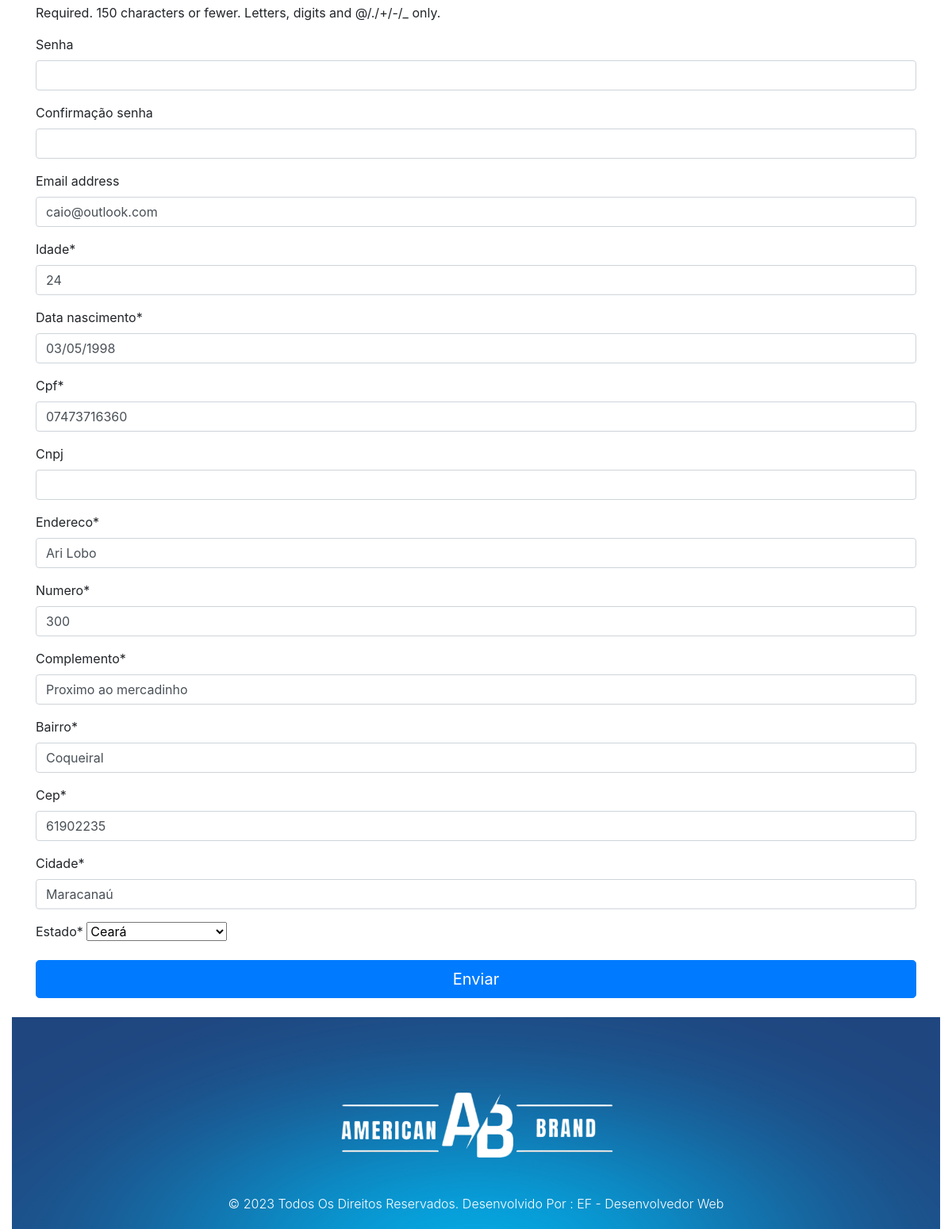
The app's page /perfil/ (signed in, lower part), older data.
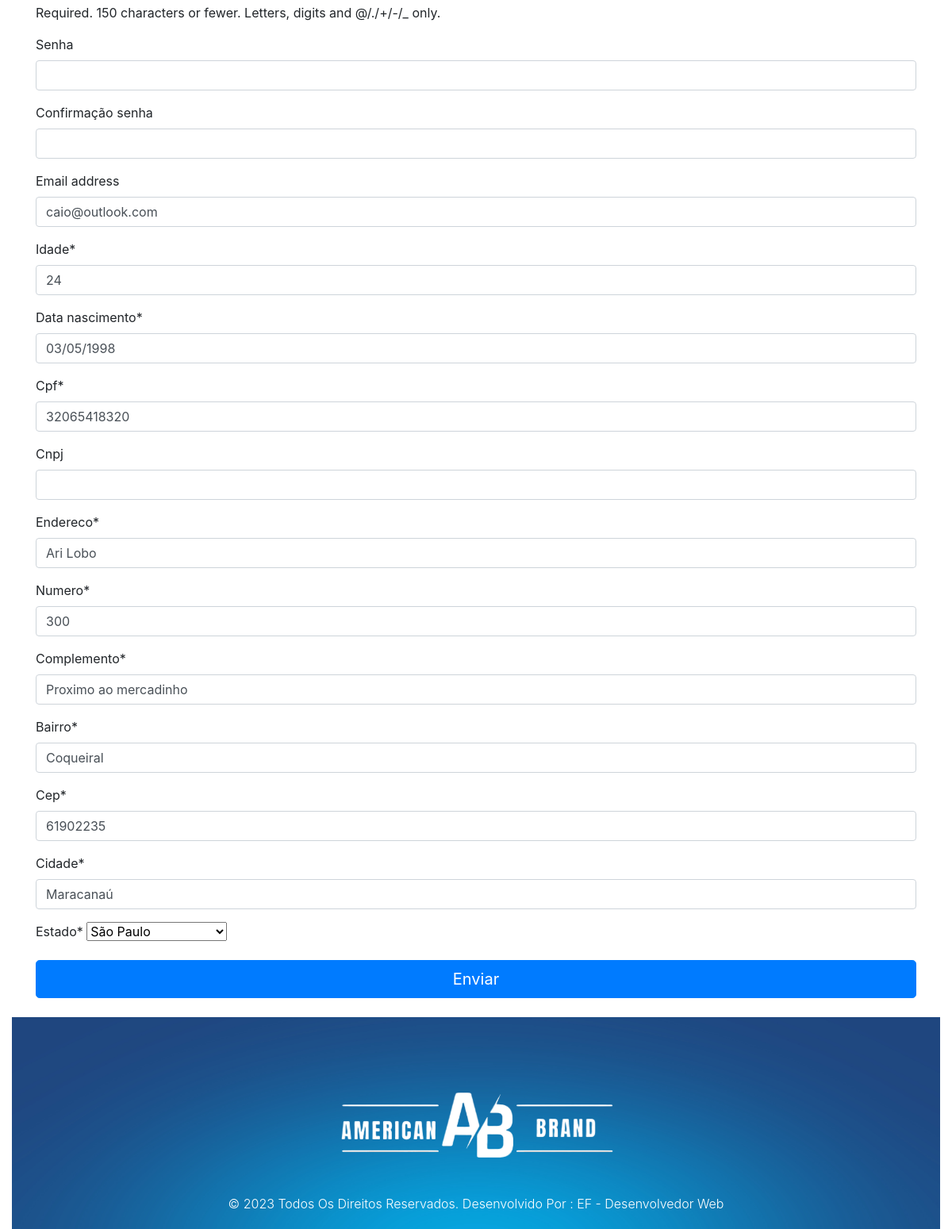
The same page, newer data.
### perfil/models.py (models this page shows, shortened)
class Perfil(models.Model):
    usuario = models.OneToOneField(User, on_delete=models.CASCADE,
                                   verbose_name='Usuário')
    idade = models.PositiveIntegerField()
    data_nascimento = models.DateField()
    cpf = models.CharField(max_length=11)
    cnpj = models.CharField(max_length=14, blank=True, null=True)
    endereco = models.CharField(max_length=50)
    numero = models.CharField(max_length=5)
    complemento = models.CharField(max_length=30)
    bairro = models.CharField(max_length=30)
    cep = models.CharField(max_length=8)
    cidade = models.CharField(max_length=30)
    estado = models.CharField(
        max_length=2,
        default='SP',
        choices=(
            ('AC', 'Acre'),
            ('AL', 'Alagoas'),
            ('AP', 'Amapá'),
            ('AM', 'Amazonas'),
            ('BA', 'Bahia'),
            ('CE', 'Ceará'),
            ('DF', 'Distrito Federal'),
            ('ES', 'Espírito Santo'),
            ('GO', 'Goiás'),
            ('MA', 'Maranhão'),
            ('MT', 'Mato Grosso'),
            ('MS', 'Mato Grosso do Sul'),
            ('MG', 'Minas Gerais'),
            ('PA', 'Pará'),
            ('PB', 'Paraíba'),
            ('PR', 'Paraná'),
            ('PE', 'Pernambuco'),
            ('PI', 'Piauí'),
            ('RJ', 'Rio de Janeiro'),
            ('RN', 'Rio Grande do Norte'),
            ('RS', 'Rio Grande do Sul'),
            ('RO', 'Rondônia'),
            ('RR', 'Roraima'),
            ('SC', 'Santa Catarina'),
            ('SP', 'São Paulo'),
            ('SE', 'Sergipe'),
            ('TO', 'Tocantins'),
        )
    )
    class Meta:
        verbose_name = 'Perfil'
        verbose_name_plural = 'Perfis'

### perfil/views.py (the view)
# urls.py: path('', views.Criar.as_view(), name='criar'),
class Criar(BasePerfil):
    def post(self, *args, **kwargs):
        if not self.userform.is_valid() or not self.perfilform.is_valid():
            messages.error(
                self.request,
                'Existem erros no formulário de cadastro. Verifique se todos '
                'os campos foram preenchidos corretamente.'
            )
            return self.renderizar
        username = self.userform.cleaned_data.get('username')
        password = self.userform.cleaned_data.get('password')
        email = self.userform.cleaned_data.get('email')
        first_name = self.userform.cleaned_data.get('first_name')
        last_name = self.userform.cleaned_data.get('last_name')
        if self.request.user.is_authenticated:
            usuario = get_object_or_404(
                User, username=self.request.user.username)
            usuario.username = username
            if password:
                usuario.set_password(password)
            usuario.email = email
            usuario.first_name = first_name
            usuario.last_name = last_name
            usuario.save()
            if not self.perfil:
                self.perfilform.cleaned_data['usuario'] = usuario
                print(self.perfilform.cleaned_data)
                perfil = models.Perfil(**self.perfilform.cleaned_data)
                perfil.save()
            else:
                perfil = self.perfilform.save(commit=False)
                perfil.usuario = usuario
                perfil.save()
        else:
            usuario = self.userform.save(commit=False)
            usuario.set_password(password)
            usuario.save()
            perfil = self.perfilform.save(commit=False)
            perfil.usuario = usuario
            perfil.save()
        if password:
            autentica = authenticate(
                self.request,
                username=usuario,
                password=password
            )
            if autentica:
                login(self.request, user=usuario)
        self.request.session['carrinho'] = self.carrinho
        self.request.session.save()
        messages.success(
            self.request,
            'Seu cadastro foi criado ou atualizado com sucesso.'
        )
        messages.success(
            self.request,
            'Você fez login e pode concluir sua compra.'
        )
        return redirect('produto:carrinho')
        return self.renderizar

### perfil/forms.py (shortened to what this page needs)
class UserForm(forms.ModelForm):
    password = forms.CharField(
        required=False,
        widget=forms.PasswordInput(),
        label='Senha',
    )
    password2 = forms.CharField(
        required=False,
        widget=forms.PasswordInput(),
        label='Confirmação senha'
    )
    def __init__(self, usuario=None, *args, **kwargs):
        super().__init__(*args, **kwargs)
        self.usuario = usuario
    class Meta:
        model = User
        fields = ('first_name', 'last_name', 'username', 'password',
                  'password2', 'email')

class PerfilForm(forms.ModelForm):
    class Meta:
        model = models.Perfil
        fields = '__all__'
        exclude = ('usuario',)

### perfil/views.py (called while the page is built)
    def get(self, *args, **kwargs):
        return self.renderizar

### perfil/templates/perfil/atualizar.html (shortened to what this page needs)
{% extends 'perfil/criar.html' %}

### perfil/templates/perfil/criar.html (shortened to what this page needs)
{% extends 'base.html' %}
{% load crispy_forms_tags %}
{% block conteudo %}
<div class="row">
    <div class="col-lg mt-3">
        <form method="POST" action="">
            {{ userform|crispy }}
            {{ perfilform|crispy }}
            <div class="row">
                <div class="col">
                    <button type="submit" class='btn btn-primary btn-block btn-lg'>
                        Enviar
                    </button>
                </div>
            </div>
        </form>
    </div>
</div>
{% endblock %}

Row changes from the older to the newer data that the page shows:
removed Perfil: idade "24", data_nascimento "03/05/1998", cpf "07473716360", endereco "Ari Lobo", numero "300", complemento "Proximo ao mercadinho", bairro "Coqueiral", cep "61902235", cidade "Maracanaú", estado "Ceará"
added Perfil: idade "24", data_nascimento "03/05/1998", cpf "32065418320", endereco "Ari Lobo", numero "300", complemento "Proximo ao mercadinho", bairro "Coqueiral", cep "61902235", cidade "Maracanaú", estado "São Paulo"
